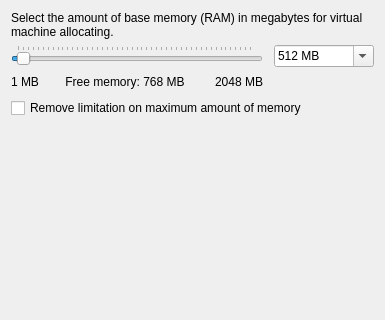
     <widget class="QWidget" name="Memory_Page">
      <layout class="QGridLayout" name="gridLayout_5">
       <item row="0" column="0">
        <widget class="QLabel" name="Label_Memory_Size">
         <property name="text">
          <string>Select the amount of base memory (RAM) in megabytes for virtual machine allocating.</string>
         </property>
         <property name="wordWrap">
          <bool>true</bool>
         </property>
         <property name="textInteractionFlags">
          <set>Qt::TextSelectableByMouse</set>
         </property>
        </widget>
       </item>
       <item row="1" column="0">
        <layout class="QGridLayout" name="gridLayout">
         <item row="0" column="0" rowspan="2">
          <layout class="QVBoxLayout" name="verticalLayout_4">
           <item>
            <widget class="QSlider" name="Memory_Size">
             <property name="sizePolicy">
              <sizepolicy hsizetype="Minimum" vsizetype="Expanding">
               <horstretch>0</horstretch>
               <verstretch>0</verstretch>
              </sizepolicy>
             </property>
             <property name="minimum">
              <number>2</number>
             </property>
             <property name="maximum">
              <number>6144</number>
             </property>
             <property name="singleStep">
              <number>4</number>
             </property>
             <property name="pageStep">
              <number>8</number>
             </property>
             <property name="value">
              <number>128</number>
             </property>
             <property name="orientation">
              <enum>Qt::Horizontal</enum>
             </property>
             <property name="tickPosition">
              <enum>QSlider::TicksAbove</enum>
             </property>
             <property name="tickInterval">
              <number>128</number>
             </property>
            </widget>
           </item>
           <item>
            <layout class="QHBoxLayout" name="horizontalLayout_6">
             <item>
              <widget class="QLabel" name="Label_Min_RAM_Size">
               <property name="sizePolicy">
                <sizepolicy hsizetype="Maximum" vsizetype="Preferred">
                 <horstretch>0</horstretch>
                 <verstretch>0</verstretch>
                </sizepolicy>
               </property>
               <property name="text">
                <string>1 MB</string>
               </property>
              </widget>
             </item>
             <item>
              <spacer name="horizontalSpacer">
               <property name="orientation">
                <enum>Qt::Horizontal</enum>
               </property>
               <property name="sizeHint" stdset="0">
                <size>
                 <width>13</width>
                 <height>20</height>
                </size>
               </property>
              </spacer>
             </item>
             <item>
              <widget class="QToolButton" name="TB_Update_Available_RAM_Size">
               <property name="sizePolicy">
                <sizepolicy hsizetype="Minimum" vsizetype="Fixed">
                 <horstretch>0</horstretch>
                 <verstretch>0</verstretch>
                </sizepolicy>
               </property>
               <property name="toolTip">
                <string>Update free memory information</string>
               </property>
               <property name="text">
                <string>Free memory: 768 MB</string>
               </property>
               <property name="icon">
                <iconset resource="../resources/icons.qrc">
                 <normaloff>:/update.png</normaloff>:/update.png</iconset>
               </property>
               <property name="toolButtonStyle">
                <enum>Qt::ToolButtonTextBesideIcon</enum>
               </property>
               <property name="autoRaise">
                <bool>true</bool>
               </property>
              </widget>
             </item>
             <item>
              <spacer name="horizontalSpacer_2">
               <property name="orientation">
                <enum>Qt::Horizontal</enum>
               </property>
               <property name="sizeHint" stdset="0">
                <size>
                 <width>17</width>
                 <height>20</height>
                </size>
               </property>
              </spacer>
             </item>
             <item>
              <widget class="QLabel" name="Label_Available_Free_Memory">
               <property name="text">
                <string>2048 MB</string>
               </property>
              </widget>
             </item>
            </layout>
           </item>
          </layout>
         </item>
         <item row="0" column="1" rowspan="2">
          <spacer name="horizontalSpacer_10">
           <property name="orientation">
            <enum>Qt::Horizontal</enum>
           </property>
           <property name="sizeType">
            <enum>QSizePolicy::Fixed</enum>
           </property>
           <property name="sizeHint" stdset="0">
            <size>
             <width>5</width>
             <height>40</height>
            </size>
           </property>
          </spacer>
         </item>
         <item row="0" column="2">
          <widget class="QComboBox" name="CB_RAM_Size">
           <property name="sizePolicy">
            <sizepolicy hsizetype="Fixed" vsizetype="Fixed">
             <horstretch>0</horstretch>
             <verstretch>0</verstretch>
            </sizepolicy>
           </property>
           <property name="minimumSize">
            <size>
             <width>100</width>
             <height>0</height>
            </size>
           </property>
           <property name="editable">
            <bool>true</bool>
           </property>
           <property name="currentIndex">
            <number>4</number>
           </property>
           <property name="maxVisibleItems">
            <number>11</number>
           </property>
           <item>
            <property name="text">
             <string>32 MB</string>
            </property>
           </item>
           <item>
            <property name="text">
             <string>64 MB</string>
            </property>
           </item>
           <item>
            <property name="text">
             <string>128 MB</string>
            </property>
           </item>
           <item>
            <property name="text">
             <string>256 MB</string>
            </property>
           </item>
           <item>
            <property name="text">
             <string>512 MB</string>
            </property>
           </item>
           <item>
            <property name="text">
             <string>1 GB</string>
            </property>
           </item>
           <item>
            <property name="text">
             <string>2 GB</string>
            </property>
           </item>
           <item>
            <property name="text">
             <string>3 GB</string>
            </property>
           </item>
           <item>
            <property name="text">
             <string>4 GB</string>
            </property>
           </item>
           <item>
            <property name="text">
             <string>8 GB</string>
            </property>
           </item>
           <item>
            <property name="text">
             <string>16 GB</string>
            </property>
           </item>
           <item>
            <property name="text">
             <string>32 GB</string>
            </property>
           </item>
          </widget>
         </item>
         <item row="1" column="2">
          <spacer name="verticalSpacer_15">
           <property name="orientation">
            <enum>Qt::Vertical</enum>
           </property>
           <property name="sizeHint" stdset="0">
            <size>
             <width>20</width>
             <height>13</height>
            </size>
           </property>
          </spacer>
         </item>
        </layout>
       </item>
       <item row="2" column="0">
        <widget class="QCheckBox" name="CH_Remove_RAM_Size_Limitation">
         <property name="text">
          <string>Remove limitation on maximum amount of memory</string>
         </property>
        </widget>
       </item>
       <item row="3" column="0">
        <spacer name="s15">
         <property name="orientation">
          <enum>Qt::Vertical</enum>
         </property>
         <property name="sizeHint" stdset="0">
          <size>
           <width>20</width>
           <height>191</height>
          </size>
         </property>
        </spacer>
       </item>
      </layout>
     </widget>
